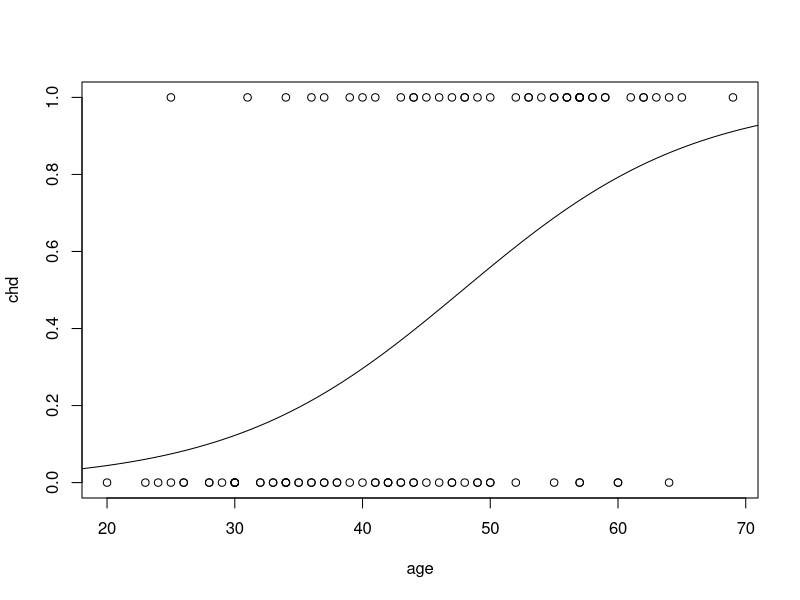
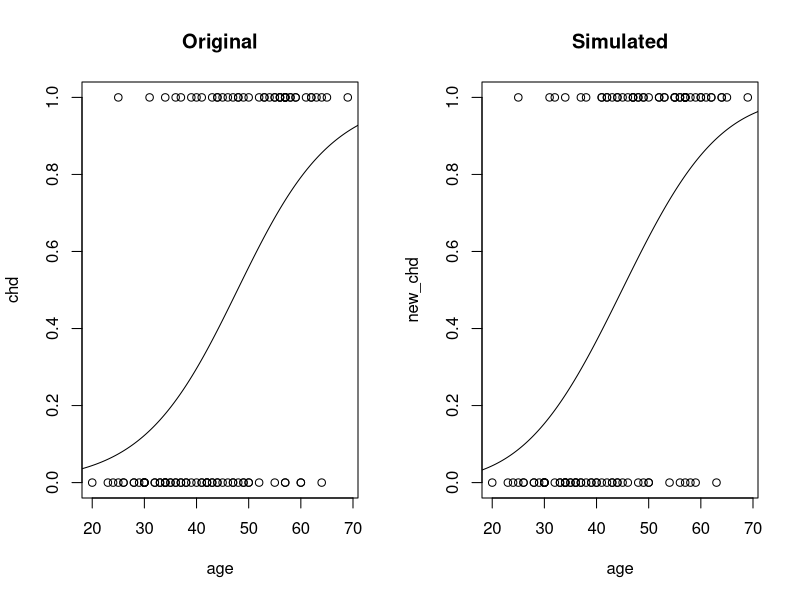
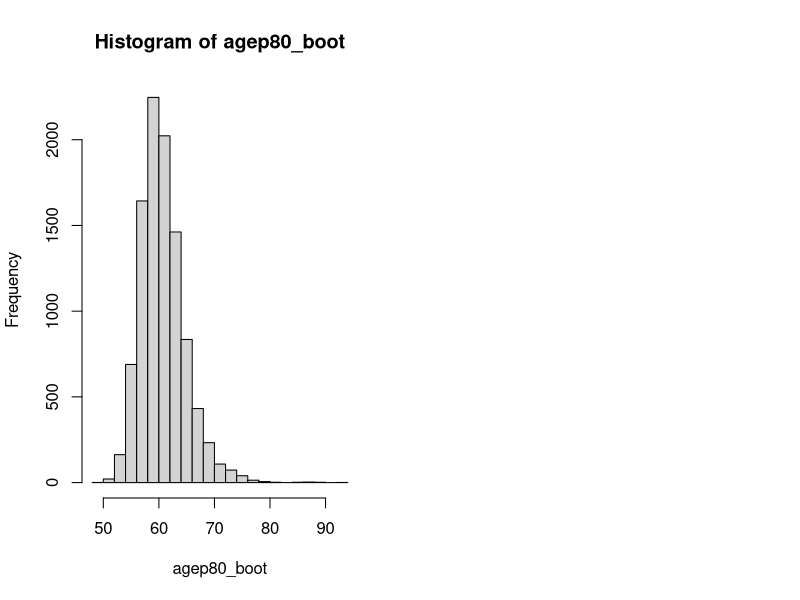

Source code (R) for these figures, in order:
### Bootstrapping

# Bootstrapping is especially useful in cases where
#   - It is difficult or impossible to obtain a sampling dist based on theory
#   - The assumptions required to obtain a theoretical sampling dist are in doubt

# Note: 

# The bootstrap is NOT used to get a better estimate of a statistic - the
# expected value of the boostrap estimate is equal to the sample estimate

# The data must be independent and representive of the population

# Does not compensate for the model misspecification

# ______________________________________________________________________________

## Parametric bootstrapping

setwd("/Users/tarineccleston/Documents/Masters/STATS 762/regression-for-DS/bootstrapping")

# a bit of a throwback
chd_df = read.table("data/chd.data", header = TRUE)
chd_fit = glm(chd ~ age, family = "binomial", data = chd_df)

summary(chd_fit)
plot(chd ~ age, data = chd_df)
xx = seq(10, 80, length.out = 1000)
yy = predict(chd_fit, newdata = data.frame(age = xx), type = "response")
lines(xx, yy)
  
# How do we estimate the age which you are 80% likely to get CHD?
# Bootstrapping is simulating data consistent with the model instead of collecting more data.
# Assuming model is true

# Create new matrix, age from sample, and predicted likelihood of chd to the response
cbind(chd_df$age, fitted(chd_fit))

# flipping "coin" for each person from age 20 -> 63
n_people = nrow(chd_df)
new_chd = rbinom(n_people, 1, predict(chd_fit, type = "response"))

# comparison between real and simulated responce
par(mfrow = c(1, 2))
plot(chd ~ age, data = chd_df, main = "Original")
yy = predict(chd_fit, newdata = data.frame(age = xx), type = "response")
lines(xx, yy)
plot(new_chd ~ age, data = chd_df, main = "Simulated")

# fit binomial model
new_fit = glm(new_chd ~ age, family = binomial("probit"), data = chd_df)
yy = predict(new_fit, newdata = data.frame(age = xx), type = "response")
lines(xx, yy)

# create multiple simulations to calculate estimates for int and co-eff, and then calculate SE, SD
# can run simulations instead of calculating values using maths/theory
n_boots = 10000
coef_boot = matrix(0, nrow = n_boots, ncol = 2)
# vector to store estimates of the age at which the chance of having CHD is 80%
agep80_boot = numeric(n_boots)
for (i in 1:n_boots){
  chd_boot = rbinom(n_people, 1, predict(chd_fit, type = "response"))
  fit_boot = glm(chd_boot ~ age, family = binomial(link = "probit"), data = chd_df)
  coef_boot[i, ] = coef(fit_boot)
  agep80_boot[i] = (0.84162 - coef(fit_boot)[1])/coef(fit_boot)[2]
}
  
# Let's see how we did with the estimated coefficients, comparing them to theory

# SE from summary()
summary(chd_fit)$coef[,2]
# SE from the boostrap
apply(coef_boot, 2, sd)
## not sure why the standard errors are really far apart

# estimate from the real data
agep80_est = (0.84162 - coef(chd_fit)[1]/coef(chd_fit)[2])
agep80_est
# the standard error calculated by bootstrap
agep80_se = sd(agep80_boot)

# we can use standard theory (i.e assuming a normal sampling dist) to get a
# confidence interval
c(agep80_est - qnorm(0.975)*agep80_se, agep80_est + 1.96*agep80_se)

hist(agep80_boot, breaks = 20)

# there's a better way to do all of this which doesn't require us to assume the sampling 
# distribution for the estimator (beta coefficients) is normal
# the histogram shows that the data is slightly right-skewed

# easier way to get confidence intervals
# confidence interval for Beta0
quantile(coef_boot[, 1], probs = c(0.025, 0.975))
# confidence interval for Beta1
quantile(coef_boot[, 1], probs = c(0.025, 0.975))
# confidence interval for the age at which CHD prob is 80% is...
quantile(coef_boot[, 1], probs = c(0.025, 0.975))

# normal Q-Q plots can be used to visualize data skew. if the slope is straight
# then the data is not skewed

# ______________________________________________________________________________

## Non-parametric Bootstrapping

# the difference between parametric and non-parametric is we resample from
# the original data set
# mimics sampling from the population

# sample random numbers from 0 - 100, corresponding to the data rows in the 
# original data set

# for one iteration...
# s = sample(n_people, replace = TRUE)
# chd_df_np_boot = chd_df[s,]

n_np_boots = 10000

coef_np_boots = matrix(0, nrow = n_boots, ncol = 2)
agep80_np_boot = numeric(n_boots)

# for 10000 iterations
for (i in 1:n_np_boots) {
  # only difference between non-parametric and parametric is this line of code
  chd_df_np_boot = chd_df[sample(n_people, replace = TRUE),]

  fit_np_boot = glm(chd ~ age, family = binomial(link = "probit"), data = chd_df_np_boot)
  coef_np_boots[i,] = coef(fit_np_boot)
  agep80_np_boot = (0.84162 - coef(fit_np_boot)[1]/coef(fit_np_boot)[2])
}

# compare standard deviations
# the standard deviations between parametric and non-parametric bootstrapping
# are quite similar. The SD is a measure of how much variance there is for beta
# values in the simulated data
apply(coef_np_boots, 2, sd)
apply(coef_boot, 2, sd)

# Notes: non-parametric bootstrapping is gold standard as you are not relying 
# on the accuracy of your model to simulate new data
